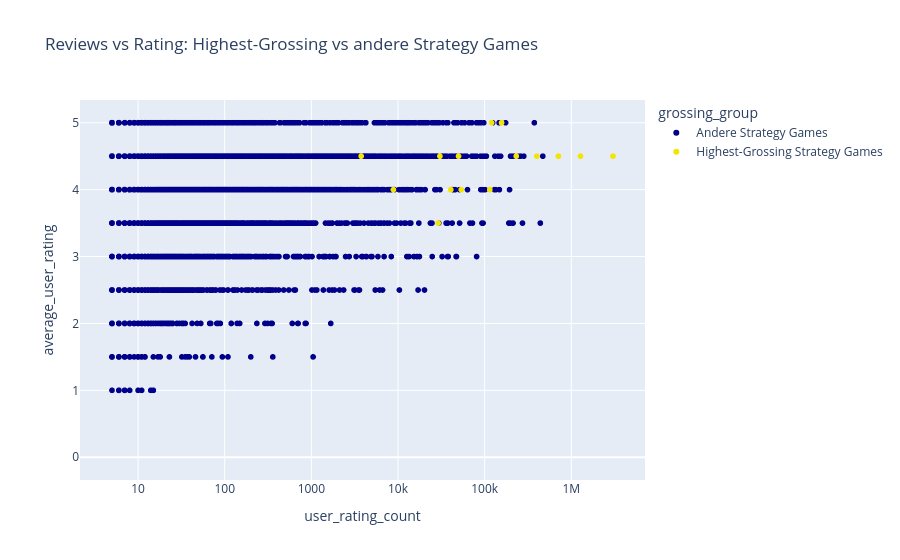

Source (notebook cell):
### Markdown cell above
# 4. Reviews vs Rating

### Code cell
fig = px.scatter(
    strategy_flagged[
        strategy_flagged["user_rating_count"].notna() &
        strategy_flagged["average_user_rating"].notna()
    ],
    x="user_rating_count",
    y="average_user_rating",
    color="grossing_group",
    hover_name="name",
    log_x=True,
    title="Reviews vs Rating: Highest-Grossing vs andere Strategy Games",
    color_discrete_map={
        "Andere Strategy Games": "darkblue",
        "Highest-Grossing Strategy Games": "#f2e500"
    }
)

fig.show()

### Figure 1 — Plotly figure (JSON) as saved in the notebook; plotly's stock layout.template omitted (floating-point values rounded to 4 significant figures; data arrays with more than 128 entries replaced by an {"elided": "..."} marker saying what was removed)
{"data": [{"hovertemplate": "<b>%{hovertext}</b><br><br>grossing_group=Andere Strategy Games<br>user_rating_count=%{x}<br>average_user_rating=%{y}<extra></extra>", "hovertext": {"elided": "16832 str values"}, "legendgroup": "Andere Strategy Games", "marker": {"color": "darkblue", "symbol": "circle"}, "mode": "markers", "name": "Andere Strategy Games", "showlegend": true, "type": "scattergl", "x": {"elided": "16832 float values"}, "xaxis": "x", "y": {"elided": "16832 float values"}, "yaxis": "y"}, {"hovertemplate": "<b>%{hovertext}</b><br><br>grossing_group=Highest-Grossing Strategy Games<br>user_rating_count=%{x}<br>average_user_rating=%{y}<extra></extra>", "hovertext": ["Clash of Clans", "Hearthstone", "Game of War - Fire Age", "Boom Beach", "DomiNations", "Mobile Strike", "Clash Royale", "Mobile Legends: Bang Bang", "Fire Emblem Heroes", "Final Fantasy XV: A New Empire", "Onmyoji", "Knives Out", "PUBG MOBILE", "Rise of Kingdoms", "AFK Arena"], "legendgroup": "Highest-Grossing Strategy Games", "marker": {"color": "#f2e500", "symbol": "circle"}, "mode": "markers", "name": "Highest-Grossing Strategy Games", "showlegend": true, "type": "scattergl", "x": [3033000.0, 53740.0, 114800.0, 400800.0, 50000.0, 29070.0, 1277000.0, 231900.0, 120300.0, 40730.0, 3757.0, 8856.0, 711400.0, 30480.0, 156800.0], "xaxis": "x", "y": [4.5, 4.0, 4.0, 4.5, 4.5, 3.5, 4.5, 4.5, 5.0, 4.0, 4.5, 4.0, 4.5, 4.5, 5.0], "yaxis": "y"}], "layout": {"legend": {"title": {"text": "grossing_group"}, "tracegroupgap": 0}, "title": {"text": "Reviews vs Rating: Highest-Grossing vs andere Strategy Games"}, "xaxis": {"anchor": "y", "domain": [0, 1], "title": {"text": "user_rating_count"}, "type": "log"}, "yaxis": {"anchor": "x", "domain": [0, 1], "title": {"text": "average_user_rating"}}}}
